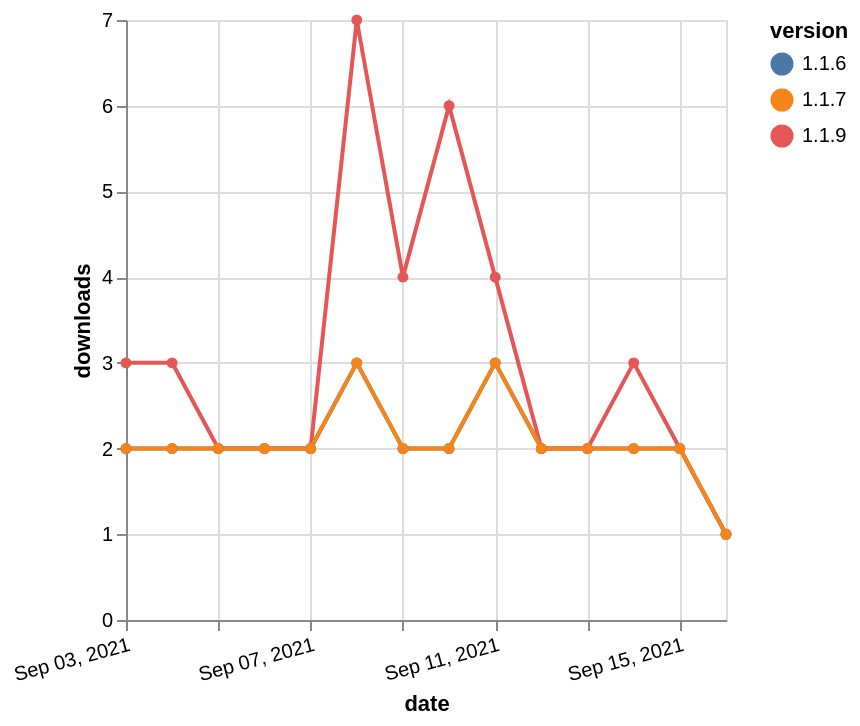

Write the Vega-Lite specification saved for this chart.
### Vega-Lite specification from a JSON file in a GitHub repository (floating-point values rounded to 4 significant figures)
{"$schema": "https://vega.github.io/schema/vega-lite/v5.json", "description": "A simple bar chart with embedded data.", "data": {"values": [{"date": "2021-09-03", "total": 2493, "delta": 2, "version": "1.1.6"}, {"date": "2021-09-04", "total": 2495, "delta": 2, "version": "1.1.6"}, {"date": "2021-09-05", "total": 2497, "delta": 2, "version": "1.1.6"}, {"date": "2021-09-06", "total": 2499, "delta": 2, "version": "1.1.6"}, {"date": "2021-09-07", "total": 2501, "delta": 2, "version": "1.1.6"}, {"date": "2021-09-08", "total": 2504, "delta": 3, "version": "1.1.6"}, {"date": "2021-09-09", "total": 2506, "delta": 2, "version": "1.1.6"}, {"date": "2021-09-10", "total": 2508, "delta": 2, "version": "1.1.6"}, {"date": "2021-09-11", "total": 2511, "delta": 3, "version": "1.1.6"}, {"date": "2021-09-12", "total": 2513, "delta": 2, "version": "1.1.6"}, {"date": "2021-09-13", "total": 2515, "delta": 2, "version": "1.1.6"}, {"date": "2021-09-14", "total": 2517, "delta": 2, "version": "1.1.6"}, {"date": "2021-09-15", "total": 2519, "delta": 2, "version": "1.1.6"}, {"date": "2021-09-16", "total": 2520, "delta": 1, "version": "1.1.6"}, {"date": "2021-09-03", "total": 2664, "delta": 3, "version": "1.1.9"}, {"date": "2021-09-04", "total": 2667, "delta": 3, "version": "1.1.9"}, {"date": "2021-09-05", "total": 2669, "delta": 2, "version": "1.1.9"}, {"date": "2021-09-06", "total": 2671, "delta": 2, "version": "1.1.9"}, {"date": "2021-09-07", "total": 2673, "delta": 2, "version": "1.1.9"}, {"date": "2021-09-08", "total": 2680, "delta": 7, "version": "1.1.9"}, {"date": "2021-09-09", "total": 2684, "delta": 4, "version": "1.1.9"}, {"date": "2021-09-10", "total": 2690, "delta": 6, "version": "1.1.9"}, {"date": "2021-09-11", "total": 2694, "delta": 4, "version": "1.1.9"}, {"date": "2021-09-12", "total": 2696, "delta": 2, "version": "1.1.9"}, {"date": "2021-09-13", "total": 2698, "delta": 2, "version": "1.1.9"}, {"date": "2021-09-14", "total": 2701, "delta": 3, "version": "1.1.9"}, {"date": "2021-09-15", "total": 2703, "delta": 2, "version": "1.1.9"}, {"date": "2021-09-16", "total": 2704, "delta": 1, "version": "1.1.9"}, {"date": "2021-09-03", "total": 2536, "delta": 2, "version": "1.1.7"}, {"date": "2021-09-04", "total": 2538, "delta": 2, "version": "1.1.7"}, {"date": "2021-09-05", "total": 2540, "delta": 2, "version": "1.1.7"}, {"date": "2021-09-06", "total": 2542, "delta": 2, "version": "1.1.7"}, {"date": "2021-09-07", "total": 2544, "delta": 2, "version": "1.1.7"}, {"date": "2021-09-08", "total": 2547, "delta": 3, "version": "1.1.7"}, {"date": "2021-09-09", "total": 2549, "delta": 2, "version": "1.1.7"}, {"date": "2021-09-10", "total": 2551, "delta": 2, "version": "1.1.7"}, {"date": "2021-09-11", "total": 2554, "delta": 3, "version": "1.1.7"}, {"date": "2021-09-12", "total": 2556, "delta": 2, "version": "1.1.7"}, {"date": "2021-09-13", "total": 2558, "delta": 2, "version": "1.1.7"}, {"date": "2021-09-14", "total": 2560, "delta": 2, "version": "1.1.7"}, {"date": "2021-09-15", "total": 2562, "delta": 2, "version": "1.1.7"}, {"date": "2021-09-16", "total": 2563, "delta": 1, "version": "1.1.7"}]}, "width": "container", "mark": {"type": "line", "point": {"filled": true}}, "encoding": {"x": {"field": "date", "type": "temporal", "timeUnit": "yearmonthdate", "title": "date", "axis": {"labelAngle": -15}}, "y": {"field": "delta", "type": "quantitative", "title": "downloads"}, "color": {"field": "version", "type": "nominal"}, "tooltip": {"field": "delta"}}}
